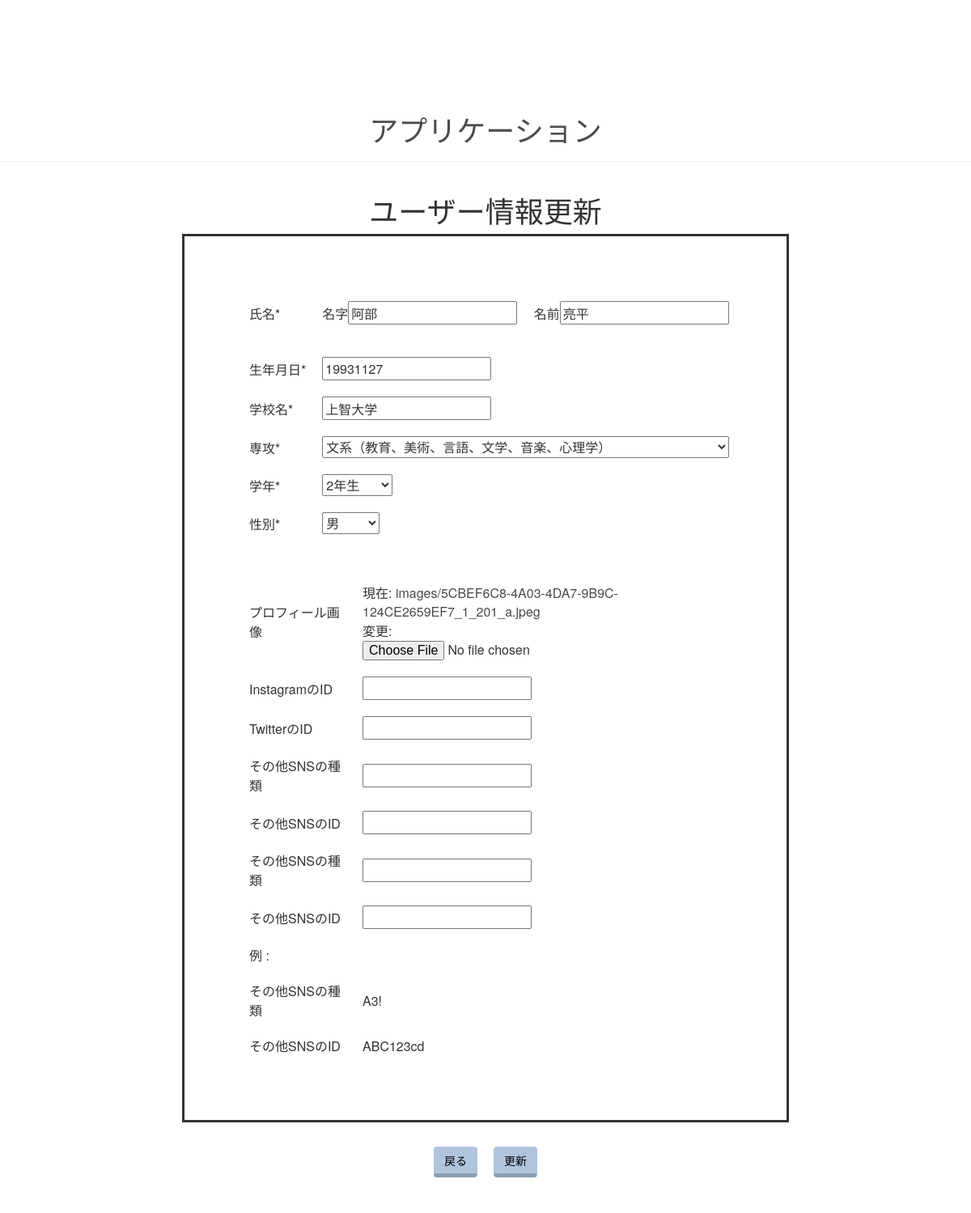
The app's page /2/user_update, older data.
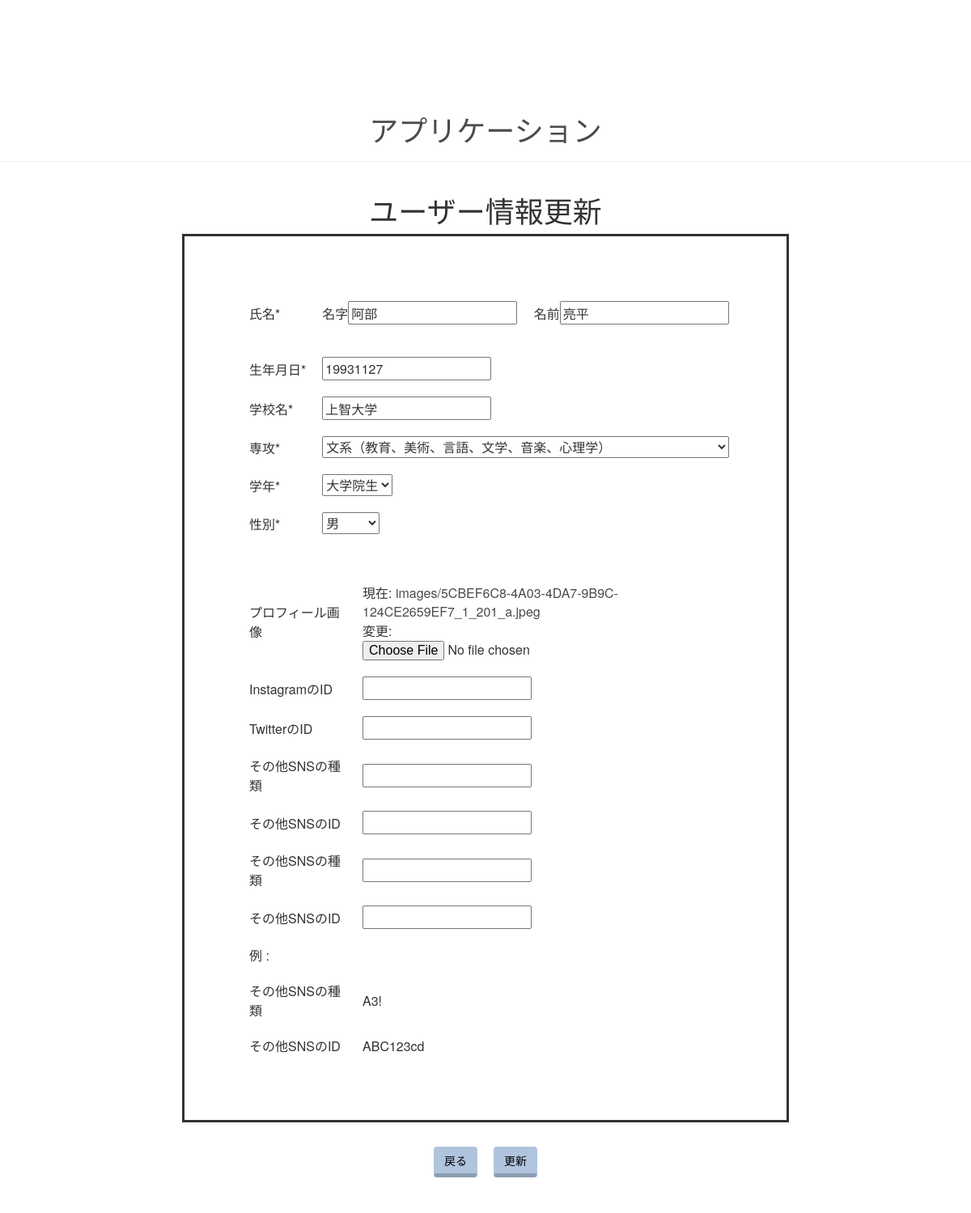
The same page, newer data.
### myApp/models.py (models this page shows, shortened)
class login(models.Model):
   user = models.OneToOneField(User, on_delete=models.CASCADE)
   picture = models.ImageField(upload_to='images/', default='images/initial.jpeg')
   last_name = models.CharField(max_length=100) #自分の名前（本名)
   first_name = models.CharField(max_length=100)
   birth = models.CharField(max_length=8) #生年月日
   school_name = models.CharField(max_length=50) #大学名
   school_major = models.CharField(max_length=1, choices=[('1','文系（教育、美術、言語、文学、音楽、心理学）'),('2', '社会・法学系（国際、法律、政治、社会学）'),('3','会計学・ビジネス・経済学・財政学・マーケティング・貿易'), ('4','科学（農業、コンピュータ・サイエンス、数学、物理学、統計学）'),('5','保険・医療（医学、看護、薬学、公衆衛生）'),('6','工学・建築'),('7','その他')]) #専攻
   school_grade = models.CharField(max_length=1, choices=[('1','1年生'),('2', '2年生'),('3','3年生'), ('4','4年生'),('5','大学院生')]) #学年
   sexuality = models.CharField(max_length=5, choices=[('男','男'),('女', '女'),('その他','その他')])#性別
   insta_ID = models.CharField(max_length=50, null=True, blank=True) #インスタのアカウント名
   twitter_ID = models.CharField(max_length=50, null=True, blank=True) #Twitterのアカウント名
   SNS_name1 = models.CharField(max_length=50, null=True, blank=True) #その他SNSの種類
   SNS_ID1 = models.CharField(max_length=50, null=True, blank=True) #その他SNSのアカウント名
   SNS_name2 = models.CharField(max_length=50, null=True, blank=True) #その他SNSの種類
   SNS_ID2 = models.CharField(max_length=50, null=True, blank=True) #その他SNSのアカウント名

### myApp/views.py (the view)
# urls.py: path("<int:id>/user_update",views.UserUpdate, name='user_update'),
def UserUpdate(request, id):
    userinfo = get_object_or_404(login, pk=id)
    userUpdateForm = AddUserForm(instance=userinfo)
    context = {
        'userinfo':userinfo,
        'userUpdateForm':userUpdateForm,
    }
    return render(request, 'myApp/user_update.html',context)

### myApp/forms.py
class AddUserForm(forms.ModelForm):
   class Meta():
      model = login
      fields = (
         'picture',
         'last_name',
         'first_name',
         'birth',
         'school_name',
         'school_major',
         'school_grade',
         'sexuality',
         'insta_ID',
         'twitter_ID',
         'SNS_name1',
         'SNS_ID1',
         'SNS_name2',
         'SNS_ID2',
      )
      labels = {
         'picture':'プロフィール画像',
         'last_name':'名字',
         'first_name':'名前',
         'birth':'生年月日*',
         'school_name':'学校名*',
         'school_major':'専攻*',
         'school_grade':'学年*',
         'sexuality':'性別*',
         'insta_ID':'InstagramのID',
         'twitter_ID':'TwitterのID',
         'SNS_name1':'その他SNSの種類',
         'SNS_ID1':'その他SNSのID',
         'SNS_name2':'その他SNSの種類',
         'SNS_ID2':'その他SNSのID',
      }

### myApp/templates/myApp/user_update.html (shortened to what this page needs)
{% extends 'myApp/base.html' %}
{% block content %}
<form action="{% url 'updateUser' userinfo.id %}" enctype="multipart/form-data" method="post" autocomplete="off">
  <h1>ユーザー情報更新</h1>
  <div class="create-frame">
    <div class="create-box">
      <table>
	<tr>
	  <td>氏名*</td>
	  <td>{{ userUpdateForm.last_name.label }}{{ userUpdateForm.last_name }}</td>
	  <td>{{ userUpdateForm.first_name.label }}{{ userUpdateForm.first_name }}</td>
	</tr>
	<tr>
	  <td>{{ userUpdateForm.email.label }}</td>
	  <td>{{ userUpdateForm.email }}</td>
	</tr>
	<tr>
	  <td>{{ userUpdateForm.birth.label }}</td>
	  <td>{{ userUpdateForm.birth }}</td>
	</tr>
	<tr>
	  <td>{{ userUpdateForm.school_name.label }}</td>
	  <td>{{userUpdateForm.school_name}}</td>
	</tr>
	<tr>
	  <td>{{ userUpdateForm.school_major.label }}</td>
	  <td colspan="2">{{ userUpdateForm.school_major }}</td>
	</tr>
	<tr>
	  <td>{{ userUpdateForm.school_grade.label }}</td>
	  <td>{{ userUpdateForm.school_grade }}</td>
	</tr>
	<tr>
	  <td>{{ userUpdateForm.sexuality.label }}</td>
	  <td>{{ userUpdateForm.sexuality }}</td>
	</tr>
      </table>
    </div>
    <div class="create-box">
      <table>
	<tr>
	  <td>{{ userUpdateForm.picture.label }}</td>
	  <td>{{ userUpdateForm.picture }}</td>
	</tr>
	<tr>
	  <td>{{ userUpdateForm.insta_ID.label }}</td>
	  <td>{{ userUpdateForm.insta_ID }}</td>
	</tr>
	<tr>
	  <td>{{ userUpdateForm.twitter_ID.label }}</td>
	  <td>{{ userUpdateForm.twitter_ID }}</td>
	</tr>
	<tr>
	  <td>{{ userUpdateForm.SNS_name1.label }}</td>
	  <td>{{ userUpdateForm.SNS_name1 }}</td>
	</tr>
	<tr>
	  <td>{{ userUpdateForm.SNS_ID1.label }}</td>
	  <td>{{ userUpdateForm.SNS_ID1 }}</td>
	</tr>
	<tr>
	  <td>{{ userUpdateForm.SNS_name2.label }}</td>
	  <td>{{ userUpdateForm.SNS_name2 }}</td>
	</tr>
	<tr>
	  <td>{{ userUpdateForm.SNS_ID2.label }}</td>
	  <td>{{ userUpdateForm.SNS_ID2 }}</td>
	</tr>
	<tr>
	  <td>例 : </td>
	</tr>
	<tr>
	  <td>その他SNSの種類</td>
	  <td>A3!</td>
	</tr>
	<tr>
	  <td>その他SNSのID </td>
	  <td>ABC123cd</td>
	</tr>
      </table>
    </div>
  </div>
  <div class="center">
    <a href='{% url "showUsers" %}' class="btn">戻る</a>
    <input class="btn" type="submit" value="更新">
  </div>
</form>
{% endblock %}

Row changes from the older to the newer data that the page shows:
changed login "阿部": school_grade "2年生" → "大学院生"
